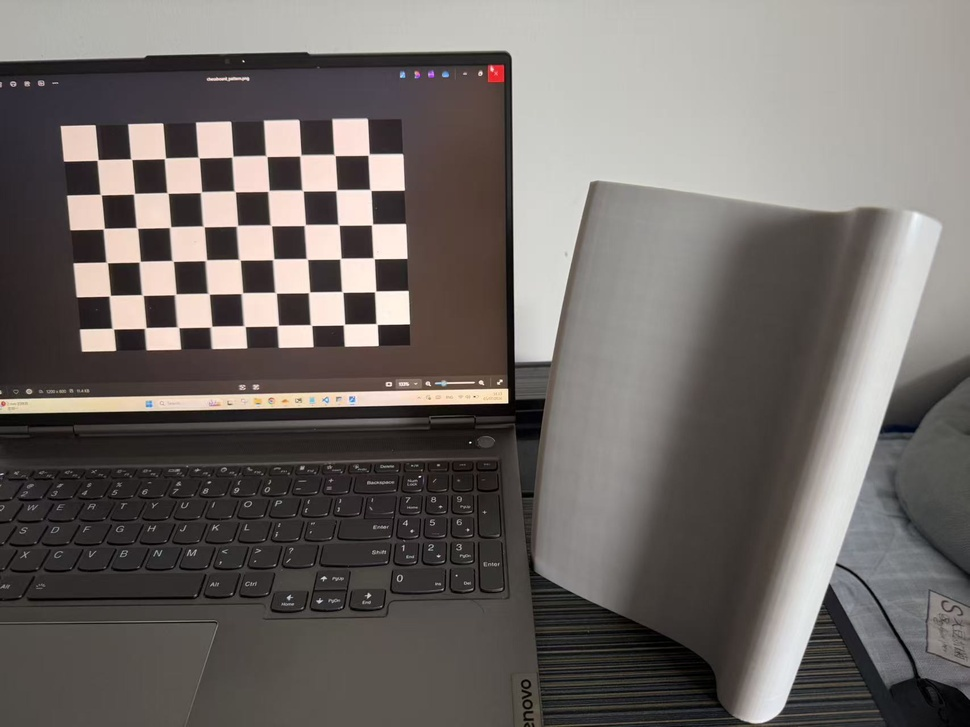
#> input picture calib_013.jpg, 970 x 727 px, shrunk from 1707 x 1280 before the run
$ python -i wheel_measurement_pro.py   (imports and definitions only)
#> lines starting #> are read from the running program, lines starting #| are printed output that depends on the picture; after the words box and inside, x2 and y2 are one past the last pixel; in counts of white or black regions, pixels touching at a corner belong together
#> further down, picture is the input picture: shape (727, 970, 3); mean B, G, R 102.8, 106.1, 111.8
# wheel_measurement_pro.py
import cv2
import numpy as np
import matplotlib.pyplot as plt
import os
import time
from datetime import datetime

class RealWheelProfiler:
    def __init__(self, calib_file="calibration.npz"):
        # Load camera calibration
#> called with calib_file = 'calibration.npz'
        if os.path.exists(calib_file):
            data = np.load(calib_file)
#> (reads calibration.npz from the repository)
            self.mtx = data['mtx']
            self.dist = data['dist']
            print("✅ Calibration loaded.")
        else:
            print("⚠️  No calibration file found. Running without distortion correction.")
            self.mtx = None
            self.dist = None

        # Connect to iVCam
        self.cap = cv2.VideoCapture(0)
        if not self.cap.isOpened():
            raise RuntimeError("❌ Cannot open iVCam. Make sure the app is running.")

        print(f"📷 iVCam connected. Resolution: {int(self.cap.get(3))}x{int(self.cap.get(4))}")

        # Scale factor (mm per pixel)
        self.scale_k = None
        self.last_contour_mm = None
        self.roi = None  # Region of Interest
        self.contour_cache = None

    def undistort(self, img):
        if self.mtx is not None and self.dist is not None:
            h, w = img.shape[:2]
#> h = 727; w = 970
            new_mtx, roi = cv2.getOptimalNewCameraMatrix(self.mtx, self.dist, (w,h), 1, (w,h))
#> roi = (25, 21, 944, 669)
            dst = cv2.undistort(img, self.mtx, self.dist, None, new_mtx)
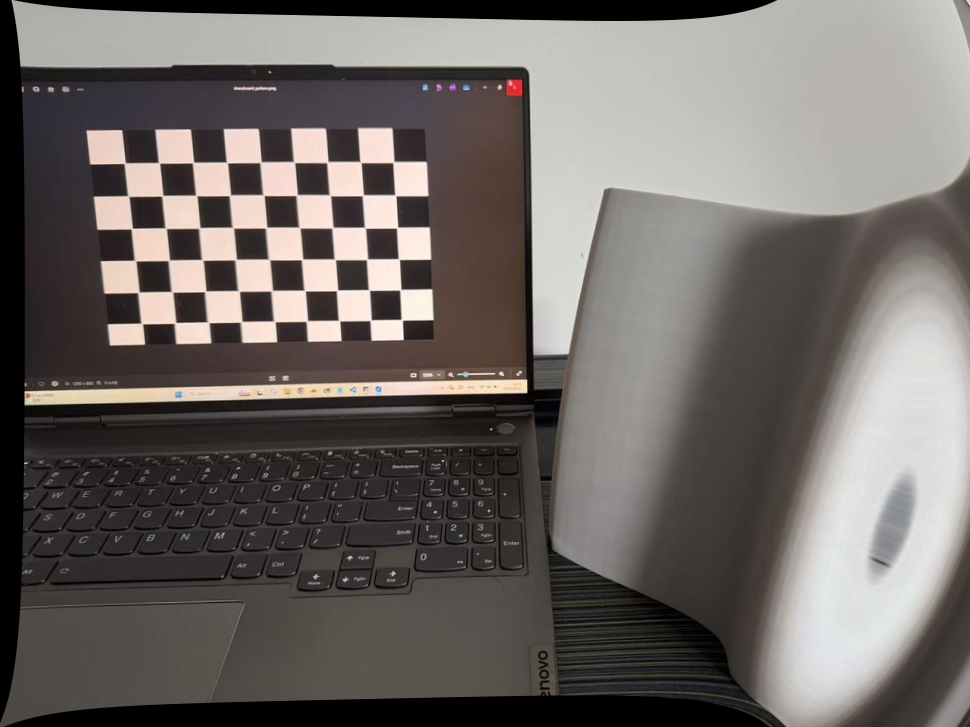
#> dst: shape (727, 970, 3); mean B, G, R 101.2, 104.5, 109.9
            x, y, w, h = roi
#> x = 25; y = 21; w = 944; h = 669
            return dst[y:y+h, x:x+w]
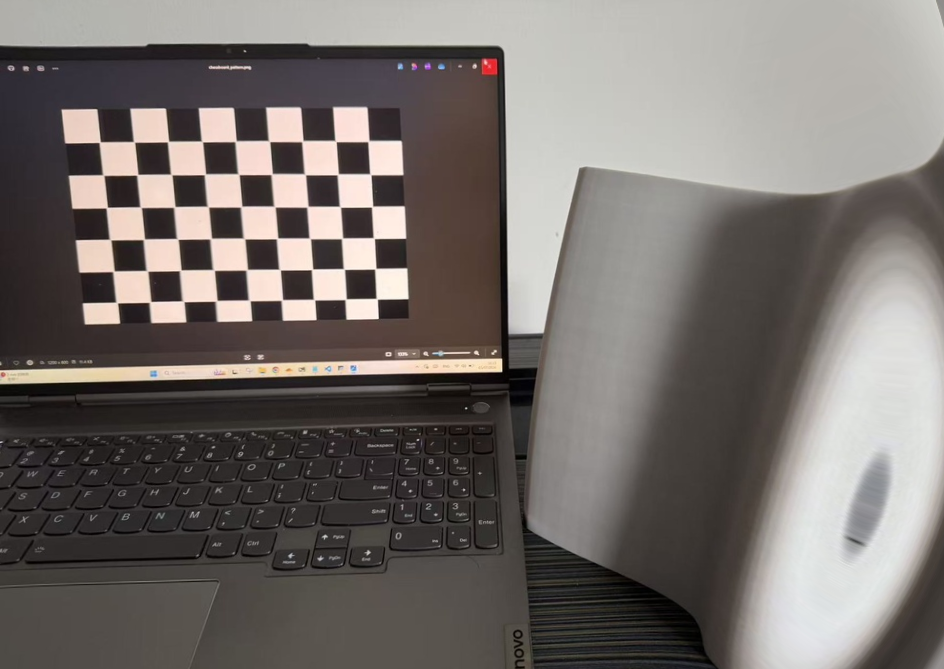
#> returned value: shape (669, 944, 3); mean of channels 0, 1, 2 108, 111.5, 117.4; drawn as B, G, R
        return img

    # [57 lines left out: functions select_roi, set_scale_from_ruler, not called in this run]

    def extract_profile(self, img, low_thresh=50, high_thresh=150):
        """
        Extract the detailed wheel profile using Canny edge detection.
        Returns the contour points and the edge mask.
        """
#> called with low_thresh = 50, high_thresh = 150
        # Apply ROI if selected
        if self.roi is not None:
            x, y, w, h = self.roi
            roi_img = img[y:y+h, x:x+w]
        else:
            roi_img = img
            x, y = 0, 0

        # Preprocess
        gray = cv2.cvtColor(roi_img, cv2.COLOR_BGR2GRAY)
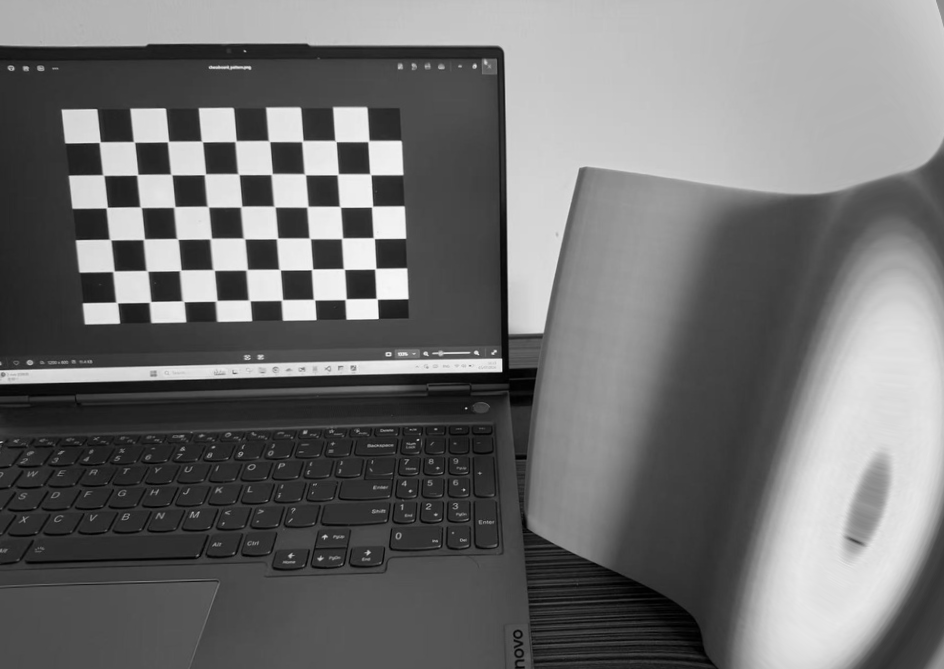
#> gray: shape (669, 944); min 0, max 249, mean 112.8
        blurred = cv2.GaussianBlur(gray, (5, 5), 0)
        edges = cv2.Canny(blurred, low_thresh, high_thresh)
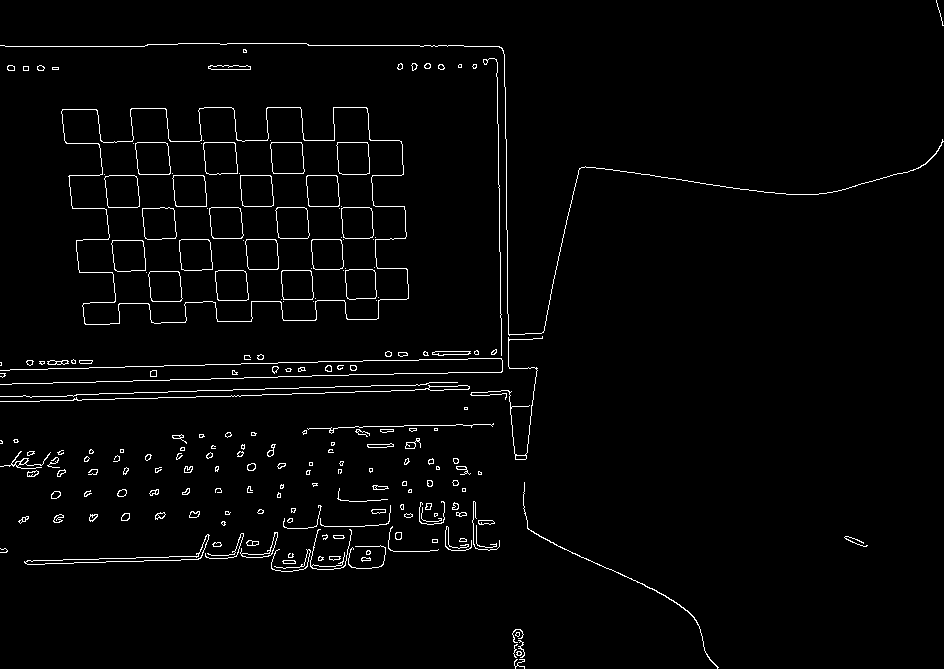
#> edges: shape (669, 944); 2.2% white in thin lines or dots

        # Morphological closing to connect broken edges
        kernel = np.ones((5, 5), np.uint8)
        edges = cv2.morphologyEx(edges, cv2.MORPH_CLOSE, kernel)
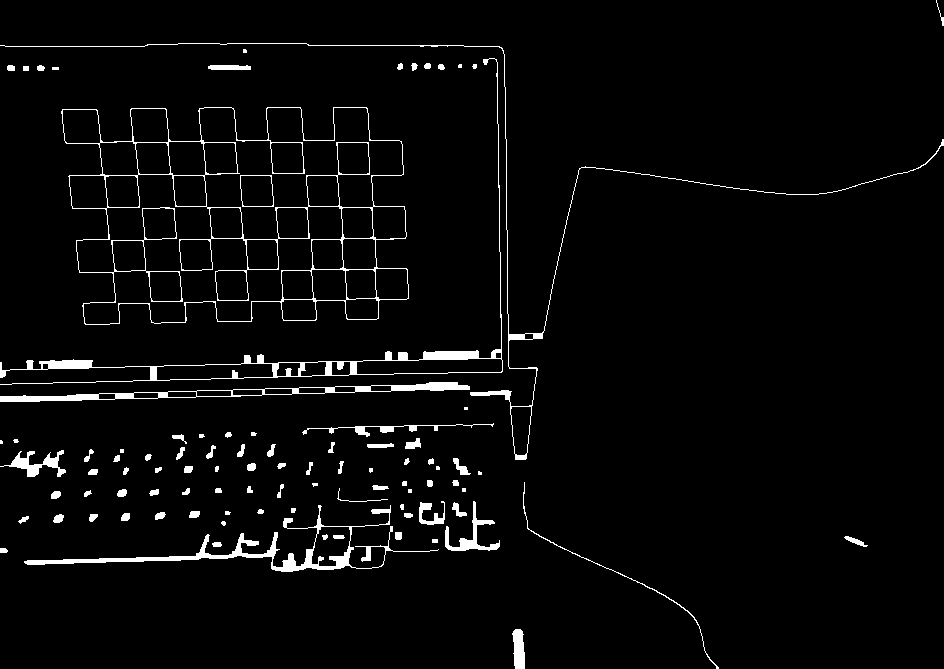
#> edges: shape (669, 944); 3.3% white; 94 white regions (13 under 20 px)

        # Find contours
        contours, _ = cv2.findContours(edges, cv2.RETR_EXTERNAL, cv2.CHAIN_APPROX_NONE)
#> contours = 91 contours, 27 with area under 20; largest, box (x1, y1, x2, y2) and area: (61, 107, 409, 325) 57516, (0, 58, 503, 385) 6124, (24, 505, 439, 572) 3288, (0, 382, 470, 402) 2621, (0, 43, 944, 460) 1270

        if not contours:
            return None, edges, roi_img

        # Filter by area (remove tiny noise)
        valid_contours = [c for c in contours if cv2.contourArea(c) > 500]
#> valid_contours = 7 contours; box (x1, y1, x2, y2) and area: (61, 107, 409, 325) 57516, (0, 58, 503, 385) 6124, (24, 505, 439, 572) 3288, (0, 382, 470, 402) 2621, (0, 43, 944, 460) 1270, (445, 501, 500, 551) 508, (0, 450, 66, 477) 502
        if not valid_contours:
            return None, edges, roi_img

        # Take the largest contour (the wheel profile)
        largest = max(valid_contours, key=cv2.contourArea)
#> largest = contour of 1753 points, box (x1, y1, x2, y2) (61, 107, 409, 325), area 57516

        # Smooth the contour slightly using approxPolyDP
        epsilon = 0.002 * cv2.arcLength(largest, True)
#> epsilon = 3.62
        approx = cv2.approxPolyDP(largest, epsilon, True)
#> approx = contour of 62 points, box (x1, y1, x2, y2) (62, 107, 409, 325), area 57686

        # Shift coordinates back to original image space if ROI was used
        if self.roi is not None:
            approx[:, 0, 0] += x
            approx[:, 0, 1] += y

        return approx.squeeze(), edges, roi_img

    def measure_and_visualize(self, frame):
        """Main processing pipeline with interactive trackbars."""
        frame_undist = self.undistort(frame)

        # Create a window with trackbars for Canny thresholds
        cv2.namedWindow("Tuning", cv2.WINDOW_NORMAL)
        cv2.createTrackbar("Low", "Tuning", 50, 200, lambda x: None)
        cv2.createTrackbar("High", "Tuning", 150, 300, lambda x: None)

        print("\n🔧 Tuning Mode. Adjust sliders until the wheel profile is clearly outlined.")
        print("   Press 'q' to proceed with current settings.")
        print("   Press 'r' to select ROI again.")
        print("   Press 's' to calibrate scale.")
        print("   Press 'c' to export contour CSV.")

        while True:
            # Get current trackbar values
            low = cv2.getTrackbarPos("Low", "Tuning")
            high = cv2.getTrackbarPos("High", "Tuning")

            # Extract profile
            contour, edges, roi = self.extract_profile(frame_undist, low, high)
#> contour = 62 pairs, first value 62 to 408, second value 107 to 324

            # Display
            display = frame_undist.copy()
            if contour is not None and len(contour) > 10:
                cv2.drawContours(display, [contour.astype(np.int32)], -1, (0, 255, 0), 2)
                self.contour_cache = contour
#> self.contour_cache has the same summary as contour
                info = f"Points: {len(contour)}"
#> info = 'Points: 62'
                if self.scale_k is not None:
                    # Show approximate diameter in mm (if contour is closed)
                    area = cv2.contourArea(contour.astype(np.int32))
                    if area > 0:
                        equiv_diam = np.sqrt(4 * area / np.pi) * self.scale_k
                        info += f" | Est. Diameter: {equiv_diam:.1f} mm"
                cv2.putText(display, info, (10, 30), cv2.FONT_HERSHEY_SIMPLEX, 0.7, (0,255,255), 2)
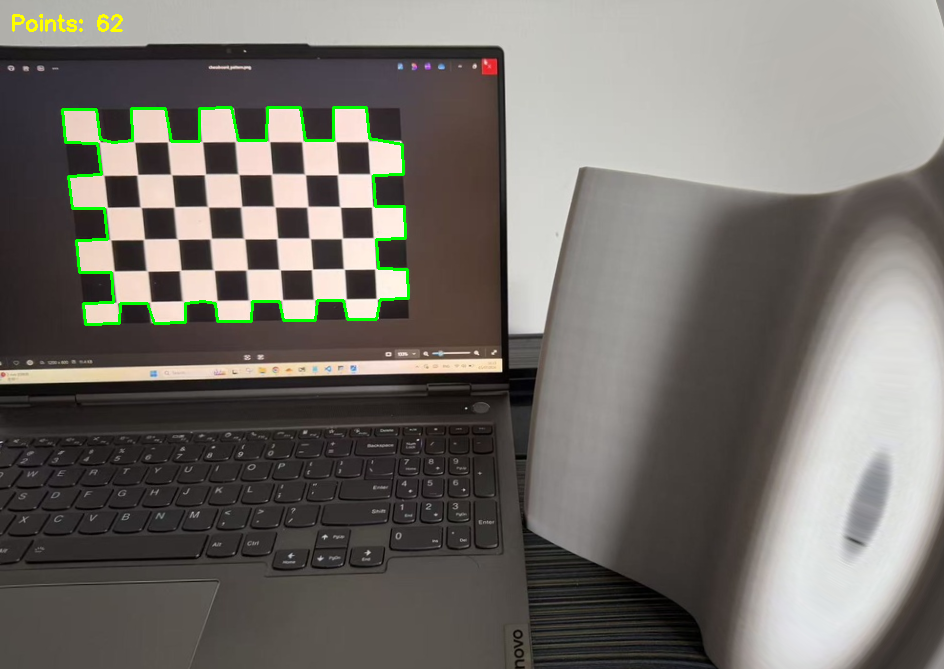
#> display: shape (669, 944, 3); mean B, G, R 106.7, 112.6, 116.3

            # Show ROI
            if self.roi is not None:
                x, y, w, h = self.roi
                cv2.rectangle(display, (x, y), (x+w, y+h), (255, 0, 0), 2)

            cv2.imshow("Tuning", display)
            cv2.imshow("Edges", edges)

            key = cv2.waitKey(1) & 0xFF
#> (key q is pressed here)
            if key == ord('q'):
                break
            elif key == ord('r'):
                self.roi = None
                self.select_roi(frame_undist)
            elif key == ord('s'):
                if self.set_scale_from_ruler(frame_undist):
                    print("✅ Scale calibration successful!")
            elif key == ord('c'):
                if self.contour_cache is not None and self.scale_k is not None:
                    self.save_contour()
                elif self.contour_cache is None:
                    print("⚠️  No contour detected. Adjust Canny thresholds.")
                else:
                    print("⚠️  Please calibrate scale first (press 's').")

        cv2.destroyAllWindows()
        return self.contour_cache

    # [52 lines left out: functions save_contour, run, not called in this run]

# [3 lines not run here, left out]

>>> import cv2
>>> picture = cv2.imread('calib_013.jpg')
>>> result = RealWheelProfiler().measure_and_visualize(picture)
#> result has the same summary as contour in measure_and_visualize
